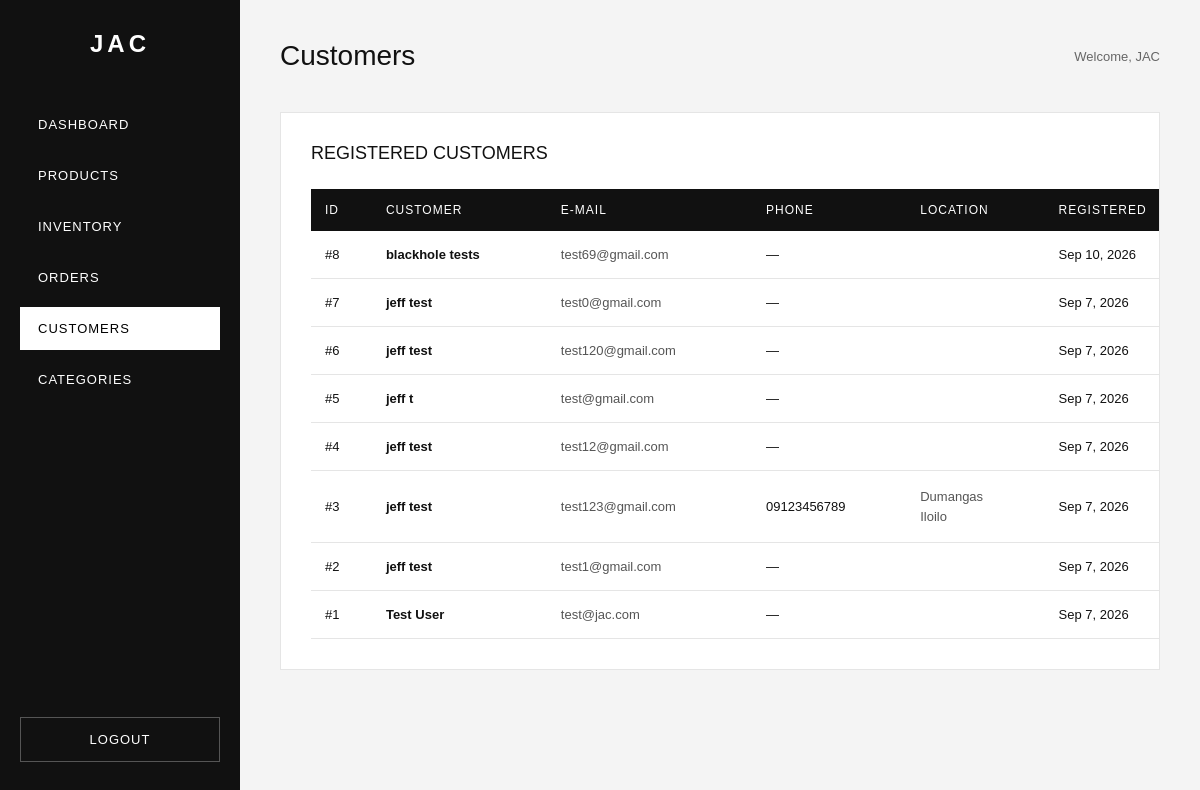
The page /admin/customers.php (signed in) on the database its author committed.
### tables this page shows
CREATE TABLE `users` (
  `id` int(11) NOT NULL,
  `first_name` varchar(100) NOT NULL,
  `last_name` varchar(100) NOT NULL,
  `email` varchar(255) NOT NULL,
  `password` varchar(255) NOT NULL,
  `phone` varchar(30) DEFAULT NULL,
  `address` varchar(255) DEFAULT NULL,
  `city` varchar(100) DEFAULT NULL,
  `province` varchar(100) DEFAULT NULL,
  `postal_code` varchar(20) DEFAULT NULL,
  `created_at` timestamp NOT NULL DEFAULT current_timestamp(),
  `last_login` datetime DEFAULT NULL
);

### admin/customers.php (the view, shortened to what this page needs)
<?php
require_once "../php/db.php";
$stmt = $conn->prepare("
    SELECT
        id,
        first_name,
        last_name,
        email,
        phone,
        address,
        city,
        province,
        postal_code,
        created_at
    FROM users
    ORDER BY created_at DESC
");
if (!$stmt->execute()) {
    die("Unable to load customers.");
}
$result = $stmt->get_result();
$customers = $result->fetch_all(MYSQLI_ASSOC);
?>
<!DOCTYPE html>
<html lang="en">
<head>
</head>
<body>
    <aside class="sidebar">
        <h1>JAC</h1>
        <a href="dashboard.php">
            DASHBOARD
        </a>
        <a href="products.php">
            PRODUCTS
        </a>
        <a href="variants.php">
            INVENTORY
        </a>
        <a href="orders.php">
            ORDERS
        </a>
        <a
            href="customers.php"
            class="active"
        >
            CUSTOMERS
        </a>
        <a href="#">
            CATEGORIES
        </a>
        <a
            href="logout.php"
            class="logout"
        >
            LOGOUT
        </a>
    </aside>
    <main class="main">
        <div class="topbar">
            <h2>
                Customers
            </h2>
            <div class="admin-name">
                Welcome,
                <?= htmlspecialchars(
                    $_SESSION["admin_first_name"]
                    ?? "Admin"
                ); ?>
            </div>
        </div>
        <section class="customer-box">
            <h3>
                REGISTERED CUSTOMERS
            </h3>
            <?php if (empty($customers)): ?>
                <div class="empty-message">
                    No customers have registered yet.
                </div>
            <?php else: ?>
                <table class="customer-table">
                    <thead>
                        <tr>
                            <th>
                                ID
                            </th>
                            <th>
                                CUSTOMER
                            </th>
                            <th>
                                E-MAIL
                            </th>
                            <th>
                                PHONE
                            </th>
                            <th>
                                LOCATION
                            </th>
                            <th>
                                REGISTERED
                            </th>
                        </tr>
                    </thead>
                    <tbody>
                        <?php foreach ($customers as $customer): ?>
                            <tr>
                                <td>
                                    #<?= (int) $customer["id"]; ?>
                                </td>
                                <td>
                                    <div class="customer-name">
                                        <?= htmlspecialchars(
                                            $customer["first_name"] .
                                            " " .
                                            $customer["last_name"]
                                        ); ?>
                                    </div>
                                </td>
                                <td>
                                    <div class="customer-email">
                                        <?= htmlspecialchars(
                                            $customer["email"]
                                        ); ?>
                                    </div>
                                </td>
                                <td>
                                    <?= htmlspecialchars(
                                        $customer["phone"]
                                        ?? "—"
                                    ); ?>
                                </td>
                                <td>
                                    <div class="customer-location">
                                        <?= htmlspecialchars(
                                            $customer["city"]
                                            ?? ""
                                        ); ?>
                                        <?php if (
                                            !empty(
                                                $customer["province"]
                                            )
                                        ): ?>
                                            <br>
                                            <?= htmlspecialchars(
                                                $customer["province"]
                                            ); ?>
                                        <?php endif; ?>
                                    </div>
                                </td>
                                <td>
                                    <?= htmlspecialchars(
                                        date(
                                            "M j, Y",
                                            strtotime(
                                                $customer["created_at"]
                                            )
                                        )
                                    ); ?>
                                </td>
                            </tr>
                        <?php endforeach; ?>
                    </tbody>
                </table>
            <?php endif; ?>
        </section>
    </main>
</body>
</html>

### admin/customers.php (style rules this page uses)
* { margin: 0; padding: 0; box-sizing: border-box; }
body { font-family: Arial, Helvetica, sans-serif; background: #f4f4f4; color: #111; }
.sidebar { position: fixed; left: 0; top: 0; width: 240px; height: 100vh; background: #111; color: white; padding: 30px 20px; }
.sidebar h1 { text-align: center; font-size: 24px; letter-spacing: 4px; margin-bottom: 45px; }
.sidebar a { display: block; padding: 14px 18px; margin-bottom: 8px; color: white; text-decoration: none; font-size: 13px; letter-spacing: 1px; transition: 0.2s ease; }
.sidebar a.active { background: white; color: black; }
.logout { position: absolute; bottom: 30px; left: 20px; right: 20px; text-align: center; border: 1px solid #555; }
.main { margin-left: 240px; min-height: 100vh; padding: 40px; }
.topbar { display: flex; justify-content: space-between; align-items: center; margin-bottom: 40px; }
.topbar h2 { font-size: 28px; font-weight: 500; }
.admin-name { font-size: 13px; color: #666; }
.customer-box { background: white; border: 1px solid #e5e5e5; padding: 30px; overflow-x: auto; }
.customer-box h3 { font-size: 18px; font-weight: 500; margin-bottom: 25px; }
.customer-table { width: 100%; border-collapse: collapse; min-width: 900px; }
.customer-table th { padding: 14px; background: #111; color: white; text-align: left; font-size: 12px; letter-spacing: 1px; font-weight: normal; }
.customer-table td { padding: 16px 14px; border-bottom: 1px solid #e5e5e5; font-size: 13px; vertical-align: middle; }
.customer-name { font-weight: bold; }
.customer-email { color: #555; }
.customer-location { line-height: 1.5; color: #555; }

### rows shown on the page
users: id "8", first_name+last_name "blackhole tests", email "test69@gmail.com", phone "—", created_at "Sep 10, 2026"
users: id "7", first_name+last_name "jeff test", email "test0@gmail.com", phone "—", created_at "Sep 7, 2026"
users: id "6", first_name+last_name "jeff test", email "test120@gmail.com", phone "—", created_at "Sep 7, 2026"
users: id "5", first_name+last_name "jeff t", email "test@gmail.com", phone "—", created_at "Sep 7, 2026"
users: id "4", first_name+last_name "jeff test", email "test12@gmail.com", phone "—", created_at "Sep 7, 2026"
users: id "3", first_name+last_name "jeff test", email "test123@gmail.com", phone "09123456789", city "Dumangas", province "Iloilo", created_at "Sep 7, 2026"
users: id "2", first_name+last_name "jeff test", email "test1@gmail.com", phone "—", created_at "Sep 7, 2026"
users: id "1", first_name+last_name "Test User", email "test@jac.com", phone "—", created_at "Sep 7, 2026"

### other values the page prints
$_SESSION["admin_first_name"] "JAC"
